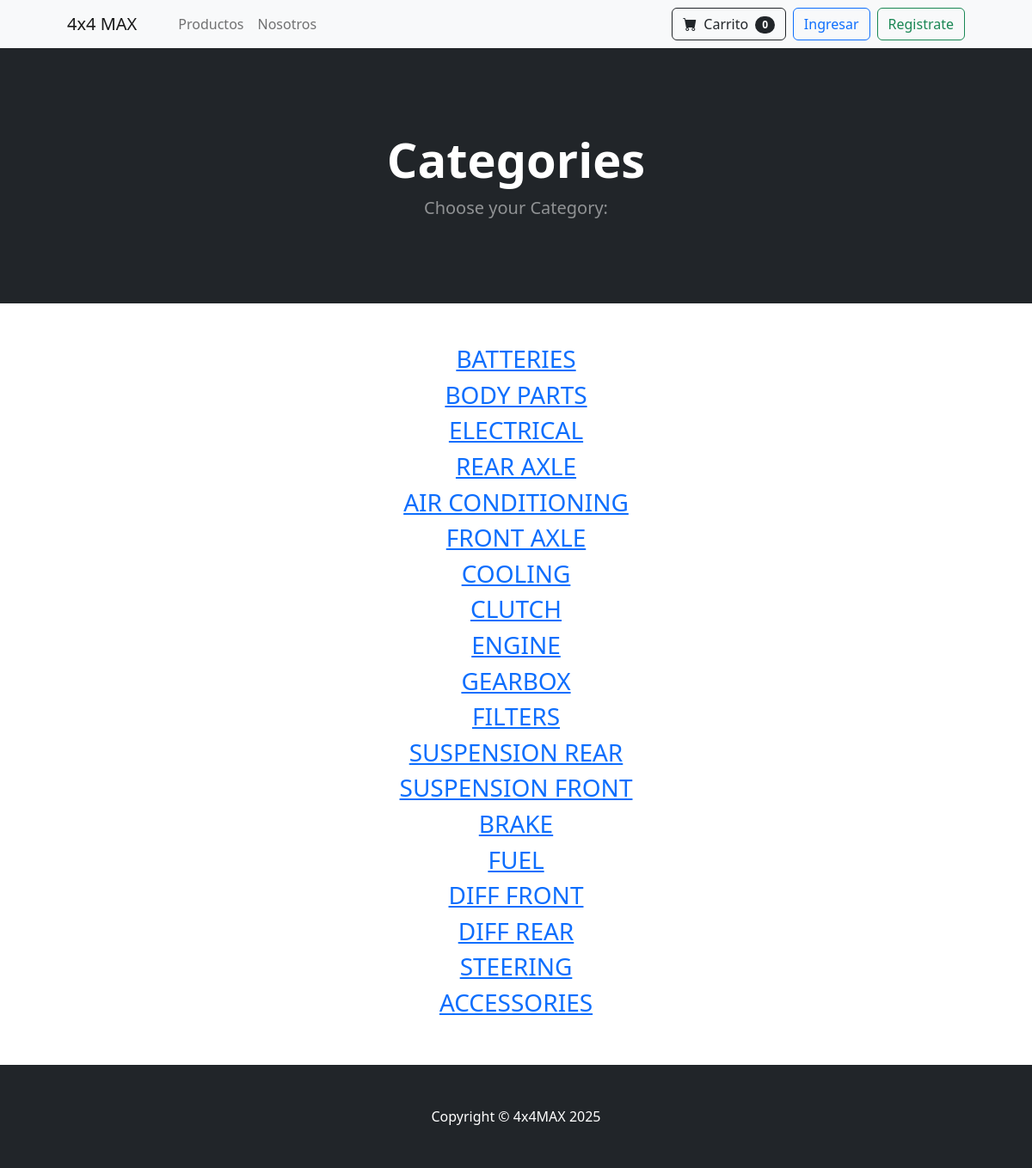
The app's page /category_summary/ with its own data.
### store/models.py (models this page shows)
class Category(models.Model):
    name = models.CharField(max_length=50)
    def __str__(self):
        return self.name

### store/views.py (the view)
# urls.py: path('category_summary/', views.category_summary, name='category_summary'),
def category_summary(request):
    categories = Category.objects.all()
    return render(request, 'category_summary.html', {"categories": categories})

### cart/cart.py (called while the page is built)
    def __len__(self):
        return len(self.cart)

### cart/context_processor.py (called while the page is built)
def cart(request):
    return {'cart': Cart(request)}

### store/templates/category_summary.html
{% extends 'base.html' %}
{% block content %}
        <header class="bg-dark py-5">
            <div class="container px-4 px-lg-5 my-5">
                <div class="text-center text-white">
                    <h1 class="display-4 fw-bolder">Categories</h1>
                    <p class="lead fw-normal text-white-50 mb-0">Choose your Category:</p>
                </div>
            </div>
        </header>
        <div class="container">
            <div class="row">
                <center>
                    <div class="col-8">
                        <br/><br/>
                        {% for category in categories %}
                            <h3><a href="{% url 'category' category %}">{{ category }}</a></h3>
                        {% endfor %}
<br/><br/>
                       </div>
                </center>
        </div>
{% endblock %}

### store/templates/base.html (style rules this page uses)
html, body { height: 100%; margin: 0; }

### records on screen
Category: name "BATTERIES"
Category: name "BODY PARTS"
Category: name "ELECTRICAL"
Category: name "REAR AXLE"
Category: name "AIR CONDITIONING"
Category: name "FRONT AXLE"
Category: name "COOLING"
Category: name "CLUTCH"
Category: name "ENGINE"
Category: name "GEARBOX"
Category: name "FILTERS"
Category: name "SUSPENSION REAR"
Category: name "SUSPENSION FRONT"
Category: name "BRAKE"
Category: name "FUEL"
Category: name "DIFF FRONT"
Category: name "DIFF REAR"
Category: name "STEERING"
Category: name "ACCESSORIES"

### other values on screen
{{ cart|length }} "0"
